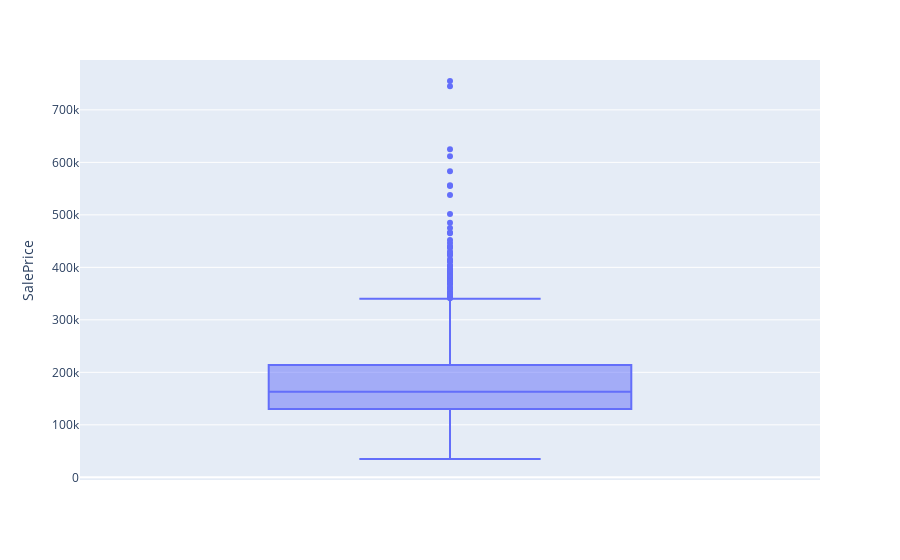

Write notebook code for a chart like this one.
### Code cell
fig = px.box(housing_price,y="SalePrice")
fig.show()

### Figure 1 — Plotly figure (JSON) as saved in the notebook; plotly's stock layout.template omitted (floating-point values rounded to 4 significant figures; data arrays with more than 128 entries replaced by an {"elided": "..."} marker saying what was removed)
{"data": [{"alignmentgroup": "True", "hovertemplate": "SalePrice=%{y}<extra></extra>", "legendgroup": "", "marker": {"color": "#636efa"}, "name": "", "notched": false, "offsetgroup": "", "orientation": "v", "showlegend": false, "type": "box", "x0": " ", "xaxis": "x", "y": {"elided": "1460 int values"}, "y0": " ", "yaxis": "y"}], "layout": {"boxmode": "group", "legend": {"tracegroupgap": 0}, "margin": {"t": 60}, "xaxis": {"anchor": "y", "domain": [0, 1]}, "yaxis": {"anchor": "x", "domain": [0, 1], "title": {"text": "SalePrice"}}}}
